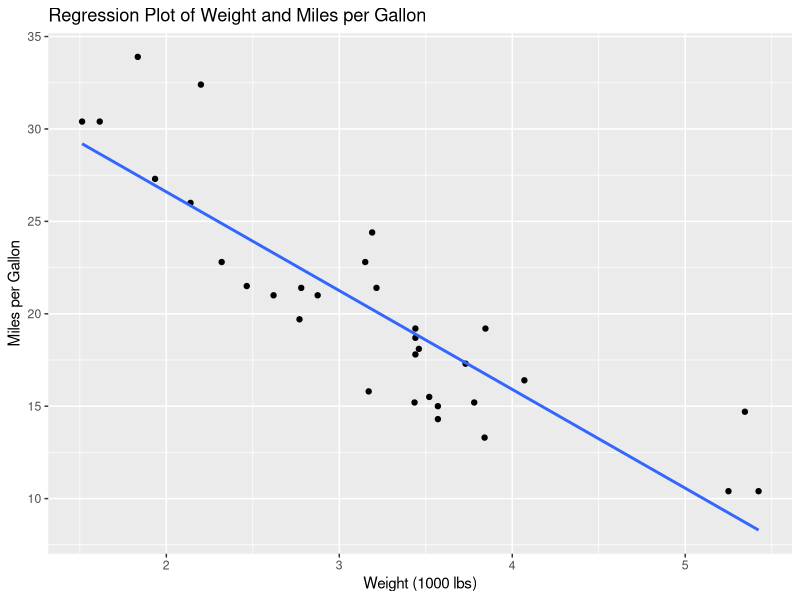
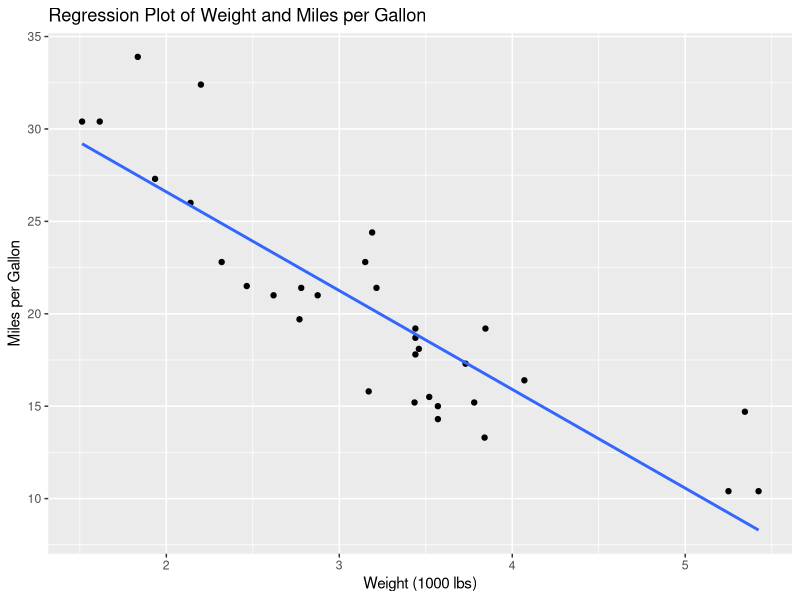

Source code (R) for these figures, in order:
library(ggplot2)
ggplot(mtcars, aes(x = wt, y = mpg)) + 
  geom_point() +
  geom_smooth(method = lm, se = FALSE) +
  labs(title = "Regression Plot of Weight and Miles per Gallon",
       x = "Weight (1000 lbs)",
       y = "Miles per Gallon")
ggsave("regression_plot.png")
